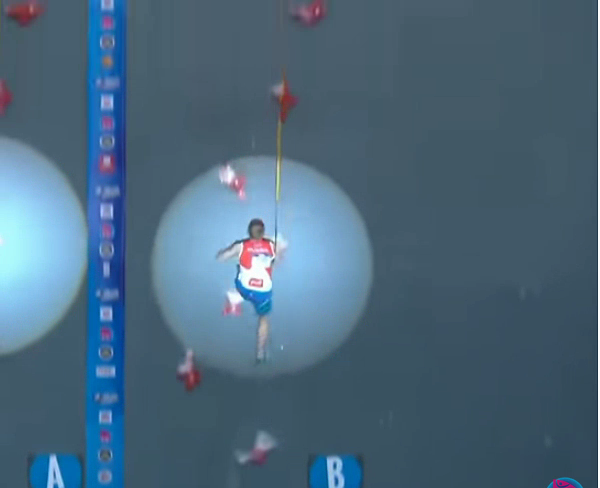
#> input picture frame 16 of ProjectFiles/DistantImage.mp4, 600 x 488 px, given in place of climbing3.mp4, which was not available
$ python blob_detection.py
#> lines starting #> are read from the running program, lines starting #| are printed output that depends on the picture; pictures that were not available may be replaced by others from this repository, and a replacement may not be noted
# blob_detection.py

import cv2
import numpy as np

cap = cv2.VideoCapture('climbing3.mp4')  # Open the first camera connected to the computer.

# Setup SimpleBlobDetector parameters.
params = cv2.SimpleBlobDetector_Params()

# Set thresholds for the image binarization.
params.minThreshold = 10
params.maxThreshold = 200
params.thresholdStep = 10

# Filter by colour.
params.filterByColor = False
params.blobColor = 200

# Filter by Area.
params.filterByArea = True
params.minArea = 5000
params.maxArea = 50000

# Filter by Circularitymask
params.filterByCircularity = True
params.minCircularity = 0.1

# Filter by Convexityx-s
params.filterByConvexity = True
params.minConvexity = 0.5

# Filter by Inertiamask
params.filterByInertia = True
params.minInertiaRatio = 0.75

detector = cv2.SimpleBlobDetector_create(params)

while True:
    ret, frame = cap.read()  # Read an image from the frame.
#> frame is the input picture: shape (488, 600, 3); mean B, G, R 124.1, 103.4, 75.2
    gray = cv2.cvtColor(frame, cv2.COLOR_BGR2GRAY)
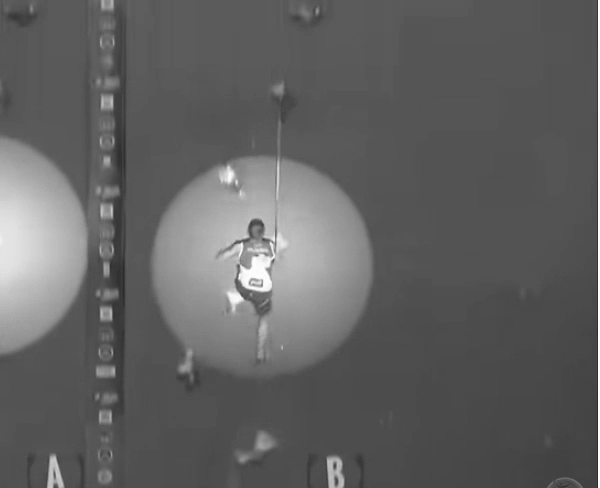
#> gray: shape (488, 600); min 41, max 255, mean 97.4
    keypoints = detector.detect(gray)
#> keypoints = 1 keypoints; (x, y, size): (261, 262, 220.8)

    for point in keypoints:
        x = point.pt[0]
        y = point.pt[1] #i is the index of the blob you want to get the position
        s = 100
#> this loop made 1 pass
#> (point, x, y, s) on pass 1: (keypoint at (260.7, 262.3), size 220.8, 260.7, 262.3, 100)
        #print(x, y, s)
    rec_mask = np.zeros(frame.shape[:2], np.uint8)
    #cv2.rectangle(rec_mask,(int(x-s),int(y-s)),(int(x+s),int(y+s)),(0,255,0),3)
    rec_mask[int(y-s):int(y+s),int(x-s):int(x+s)] = 255
    mask = cv2.bitwise_and(frame, frame, mask=rec_mask)
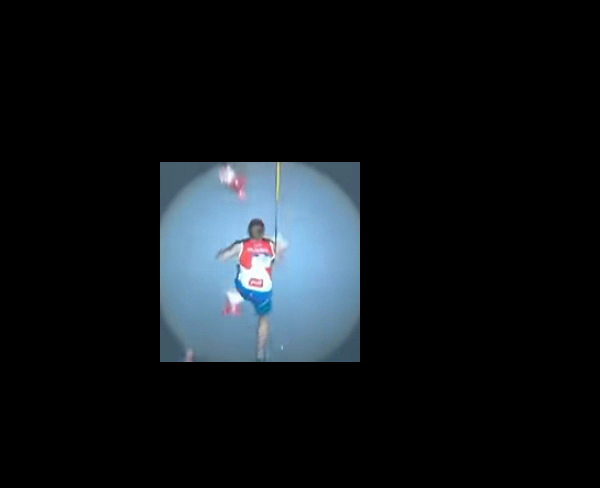
#> mask: shape (488, 600, 3); mean B, G, R 24.7, 20.9, 16.2

    detected = cv2.drawKeypoints(frame, keypoints, None, (0,255,255), cv2.DRAW_MATCHES_FLAGS_DRAW_RICH_KEYPOINTS)

    cv2.imshow('detected', mask)  # Show the image on the display.
    if cv2.waitKey(100) & 0xFF == ord('q'):  # Close the script when q is pressed.
#> (key q is pressed here)
        break

# Release the camera device and close the GUI.
cap.release()
cv2.destroyAllWindows()

$ run again, starting later in the video
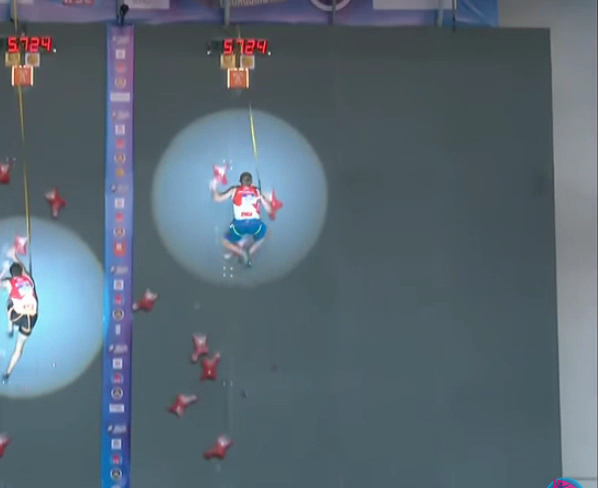
#> input picture frame 75 of ProjectFiles/DistantImage.mp4, 600 x 488 px, given in place of climbing3.mp4, which was not available
#> frame is the input picture: shape (488, 600, 3); mean B, G, R 115.8, 105, 90.3
#> `gray = cv2.cvtColor(frame, cv2.COLOR_BGR2GRAY)`:
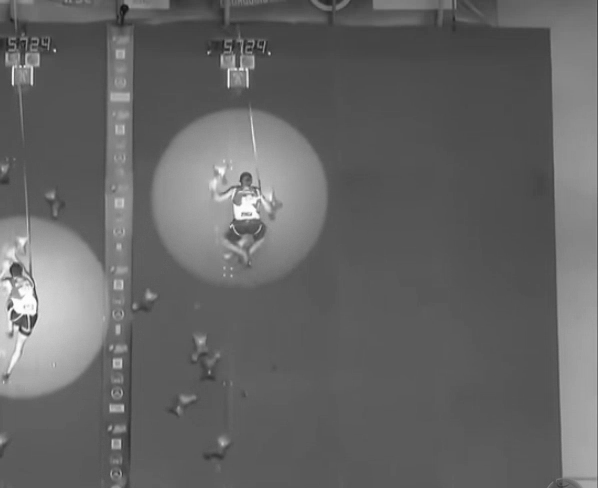
#> gray: shape (488, 600); min 20, max 255, mean 101.9
#> keypoints = 1 keypoints; (x, y, size): (238, 195, 174)
#> the loop `for point in keypoints:` made 1 pass
#> (point, x, y, s) on pass 1: (keypoint at (238.4, 195.4), size 174, 238.4, 195.4, 100)
#> `mask = cv2.bitwise_and(frame, frame, mask=rec_mask)`:
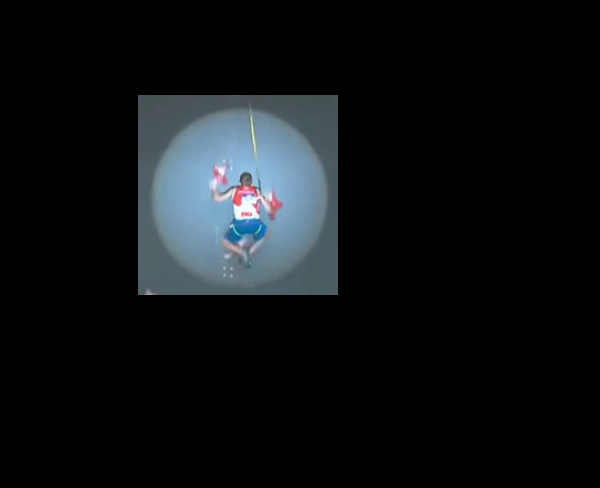
#> mask: shape (488, 600, 3); mean B, G, R 19.6, 17.5, 14.4
